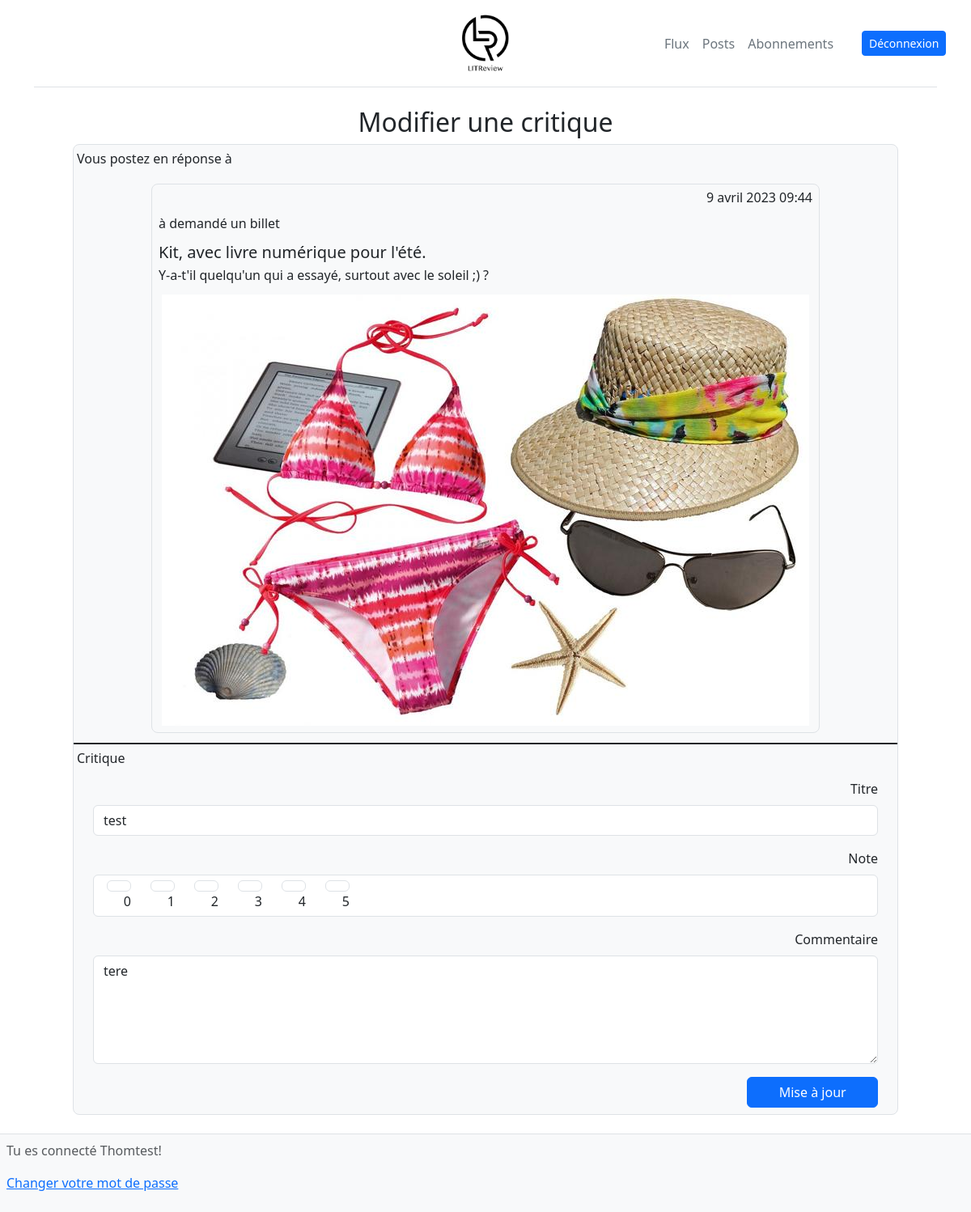
/update_review/16 (signed in), run on the app's committed database.
### mvp/models.py (models this page shows, shortened)
class Ticket(models.Model):
    title = models.CharField(max_length=128)
    description = models.TextField(max_length=2048, blank=True)
    user = models.ForeignKey(to=settings.AUTH_USER_MODEL, on_delete=models.CASCADE)
    image = models.ImageField(null=True, blank=True)
    time_created = models.DateTimeField(auto_now_add=True)
    IMAGE_MAX_SIZE = (800, 800)

class Review(models.Model):
    ticket = models.ForeignKey(to=Ticket, on_delete=models.CASCADE)
    rating = models.PositiveSmallIntegerField(
        validators=[MinValueValidator(0), MaxValueValidator(5)]
    )
    headline = models.CharField(max_length=128)
    body = models.CharField(max_length=8192, blank=True)
    user = models.ForeignKey(to=settings.AUTH_USER_MODEL, on_delete=models.CASCADE)
    time_created = models.DateTimeField(auto_now_add=True)

### authentication/models.py (models this page shows, shortened)
class MyUser(AbstractBaseUser, PermissionsMixin):
    username = models.CharField(max_length=40, unique=True)
    USERNAME_FIELD = 'username'
    EMAIL_FIELD = 'email'
    ADMINISTRATOR = 'ADMINISTRATOR'
    SUBSCRIBER = 'SUBSCRIBER'
    ROLE_CHOICES = [
        (ADMINISTRATOR, 'Administrateur'),
        (SUBSCRIBER, 'Utilisateur'),
    ]
    REQUIRED_FIELDS = ['email']
    email = models.EmailField(
        verbose_name='email address',
        max_length=255,
        unique=True,
        null=True,
        blank=True,
    )
    role = models.CharField(max_length=30, choices=ROLE_CHOICES, default=SUBSCRIBER, verbose_name='Rôle')
    is_active = models.BooleanField(default=True)
    is_admin = models.BooleanField(default=False)
    objects = MyCustomManager()
    def __str__(self):
        return self.username

### mvp/views.py (the view)
# urls.py: path('update_review/<int:pk>', mvp.views.MyFormUpdateReviewView.as_view(), name='MyFormUpdateReviewView'),
class MyFormUpdateReviewView(LoginRequiredMixin, UpdateView):
    model = Review
    form_class = ReviewUpdateForm
    success_url = reverse_lazy('posts')
    template_name_suffix = '_update_form'
    def get_context_data(self, **kwargs):
        context_data = super(MyFormUpdateReviewView, self).get_context_data(**kwargs)
        context_data.update(
            {
                'ticket': Ticket.objects.get(pk=self.object.ticket.id)
            }
        )
        return context_data

### mvp/forms.py
class ReviewUpdateForm(ModelForm):
    class Meta:
        model = models.Review
        widgets = {
            'rating': RadioSelect(
                attrs={"class": "d-flex gap-4 ps-3"},
                choices=[('0', '0'), ('1', '1'), ('2', '2'), ('3', '3'), ('4', '4'), ('5', '5')]
            ),
            'body': Textarea(attrs={"rows": "5"})
        }
        fields = ['headline', 'rating', 'body']
        labels = {
            'headline': _('Headline'),
            'body': _('Body'),
            'rating': _('Rating')
        }

### mvp/templatetags/mvp_extras.py (called while the page is built)
@register.simple_tag(takes_context=True)
def get_poster_display(context, user):
    if user == context['user']:
        return 'Tu'
    return user

### mvp/templates/mvp/review_update_form.html (shortened to what this page needs)
{% extends 'base.html' %}
{% load i18n %}
{% load django_bootstrap5 %}
{% load get_poster_display from mvp_extras %}
{% block content %}
<div class="container-fluid">
    <div class="px-4 pb-3 my-4 text-end">
        <h2 class="text-center">{% translate 'Edit a review' %}</h2>
        <div class="border border rounded-3 bg-light my-2">
            <div class="">
                <h6 class="p-1 py-2 my-0 text-start">{% translate 'You are posting in reply to' %}</h6>
                <div class=" bg-light mx-5 my-2 py-1">
                    <div class="border border rounded-3 lh-1 p-1 p-md-2 mx-5 px-4 pt-3 pb-2 text-start">
                        <p class="fw-light text-end">{{ ticket.time_created }}</p>
                        <p>{% get_poster_display form.ticket.1.user %} {% translate 'have asked one ticket' %}</p>
                        <h5>{{ ticket.title }}</h5>
                        <p>{{ ticket.description }}</p>
                        <div class="d-flex  justify-content-center">
                             <img class="img-fluid" src="{{ ticket.image.url }}" alt="image-{{ ticket.title }}">
                        </div>
                    </div>
                </div>
            </div>
            <div class="px-0 py-0 my-0 border-bottom border-dark border-2"></div>
            <form class="form class" method="post" >
                <h6 class="px-1 pt-2 pb-0 my-0 text-start">{% translate 'Review' %}</h6>
                <div class="px-4 pt-3 pb-2">
                    {% bootstrap_form form label_class="d-flex text-start" %}
                    <input type="submit" class="btn btn-primary col-2" value="{% translate 'Update' %}">
                </div>
            </form>
        </div>
    </div>
</div>
{% endblock content %}

### templates/base.html (shortened to what this page needs)
<!DOCTYPE html>
{% load django_bootstrap5 %}
{% load i18n %}
{% get_current_language as LANGUAGE_CODE %}
{% load static %}
<html lang="{{ LANGUAGE_CODE|default:'en_us' }}">
      <head>
        {% bootstrap_css %}
      </head>
  <body class="container-fluid">
    <div class="container-lg">
        <header class="d-flex flex-wrap align-items-center justify-content-center justify-content-lg-end py-3 mb-4 border-bottom">
            <a href="/" class="d-flex col-12 col-lg-4 px-0 mb-0">
                <img class="d-block mx-auto" src="{% static '/images/LITReview.png' %} " alt="logo" height="75px">
            </a>
            <nav class="navbar d-flex align-items-center justify-content-center justify-content-md-end col-12 col-lg-4">
                <ul class="nav justify-content-center col-12 col-md-4 col-lg-9 ">
                    <li class="nav-item"><a href="{% url 'stream' %}" class="nav-link link-secondary px-2 " >Flux</a></li>
                    <li class="nav-item"><a href="{% url 'posts' %}" class="nav-link link-secondary px-2">Posts</a></li>
                    <li class="nav-item"><a href="{% url 'subscription' %}" class="nav-link link-secondary px-2">Abonnements</a></li>
                </ul>
                <div class="text-center text-md-end col-12 col-md-4 col-lg-3 ">
                    {% if user.is_authenticated %}
                        <form class="mb-0" action="/logout" >
                            <button type="submit" class="btn btn-primary btn-sm">{% translate 'Sign out' %}</button>
                        </form>
                    {% else %}
                    <form class="mb-0" action="/signup">
                        <button type="submit" class="btn btn-primary btn-sm">{% translate 'Sign Up' %}</button>
                    </form>
                    {% endif %}
                </div>
            </nav>
        </header>
        <main class="container-fluid mb-5 pb-4">
            {% block content %}
            {% endblock content %}
        </main>
        <footer class="fixed-bottom bg-body-tertiary text-body-secondary p-2 border-top">
            <p>{% translate 'You are connected' %} {{ request.user }}! </p>
            <p><a href="{% url 'password_change' %}">{% translate 'Change password' %}</a></p>
        </footer>
    </div>
  </body>
</html>

### data on the page
Ticket: time_created "9 avril 2023 09:44", title "Kit, avec livre numérique pour l'été.", description "Y-a-t'il quelqu'un qui a essayé, surtout avec le soleil ;) ?", image (picture)
Review: headline "test", rating "☐ 0 ☐ 1 ☐ 2 ☐ 3 ☐ 4 ☑ 5", body "tere"
MyUser: user "Thomtest"
